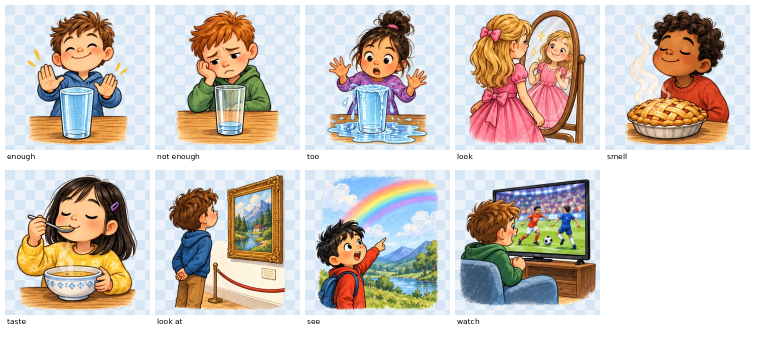
#> input picture tools/vocab-images/p4/preview/9.png, 1520 x 680 px, given in place of 9.webp, which was not available (shown at 1/2 size)
$ python ot_anny_2_19112026.py
#> lines starting #> are read from the running program, lines starting #| are printed output that depends on the picture
### builds/kartinki/gg1_12112026/listy.py
# -*- coding: utf-8 -*-
"""Составные листы GG1 из уже готовых картинок курса.

Генератору такие листы не поручаем (CLAUDE.md): ровную сетку и группу предметов
он не держит. Собираем скриптом из отдельных картинок, которые уже стоят в курсе.

python3.13 builds/kartinki/gg1_12112026/listy.py
"""
import os
from PIL import Image, ImageChops, ImageDraw, ImageFont

ROOT = os.path.dirname(os.path.dirname(os.path.dirname(os.path.dirname(os.path.abspath(__file__)))))
OUT = os.path.join(ROOT, 'builds', 'kartinki', 'gg1_12112026', 'listy')
os.makedirs(OUT, exist_ok=True)

FONT = '/usr/share/fonts/truetype/dejavu/DejaVuSans-Bold.ttf'


def podgotovit(path):
    """Отбелить фон и обрезать по содержимому.

    Отбеливаем ТОЛЬКО фон — заливкой от краёв. Сплошная проверка «светлый
    серый → белый» съедала блики на самом предмете: у слона на спине
    появлялись белые пятна.
    """
    im = Image.open(os.path.join(ROOT, path)).convert('RGB')
#> im is the input picture: PIL image 1520x680 RGB; mean R, G, B 208.1, 199.3, 192.2
    w, h = im.size
#> w = 1520; h = 680
    seeds = [(0, 0), (w - 1, 0), (0, h - 1), (w - 1, h - 1),
             (w // 2, 0), (w // 2, h - 1), (0, h // 2), (w - 1, h // 2)]
    for s in seeds:
        r, g, b = im.getpixel(s)
        if min(r, g, b) > 170:
            ImageDraw.floodfill(im, s, (255, 255, 255), thresh=45)
    bg = Image.new('RGB', im.size, 'white')
#> bg: PIL image 1520x680 RGB; every value is 255
    bbox = ImageChops.difference(im, bg).convert('L').point(lambda v: 255 if v > 8 else 0).getbbox()
#> bbox = (10, 10, 1500, 648)
    return im.crop(bbox) if bbox else im
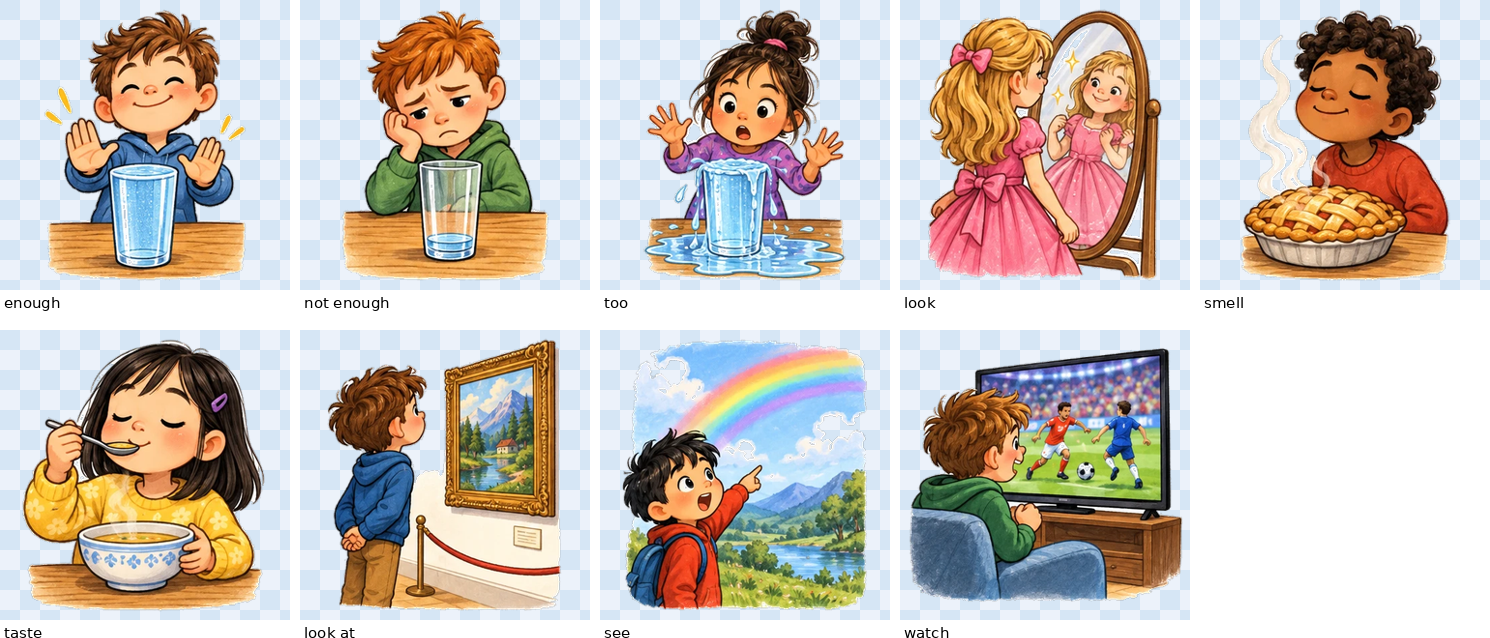
#> returned value: PIL image 1490x638 RGB; mean R, G, B 204, 194.4, 186.7


# [56 lines left out: functions strelka, list_setka, list_ryad_s_polkoy, not called in this run]


ZADANIYA = {
    # Ю5 ДЗ5 бл.2 (gaps): 1 — глаза, 2 — уши, 3 — нос. Подписи только цифрами,
    # английских слов на картинке быть не должно (ответ ребёнок пишет сам).
    'u5/senses_icons.webp': dict(
        files=['media/gg1/u4/body_eyes.webp', 'media/gg1/u4/body_ears.webp', 'media/gg1/u4/body_nose.webp'],
        cols=1, cell=380, nomera=True,
        # у «ушей» стрелки уже нарисованы в самой картинке — носу рисуем такую же
        strelki={'media/gg1/u4/body_nose.webp': ((0.16, 0.86), (0.40, 0.63))}),
    # Ю6 ДЗ1 бл.10 (task «Мой день»): картинка украшает задание.
    'u6/routine_icons.webp': dict(
        files=['media/gg1/u6/da_get_up.webp', 'media/gg1/u6/da_have_breakfast.webp',
               'media/gg1/u6/da_go_to_school.webp', 'media/gg1/u6/da_have_lessons.webp',
               'media/gg1/u6/da_do_homework.webp', 'media/gg1/u6/da_go_to_bed.webp'],
        cols=3, cell=400, nomera=False),
    # Ю7 ДЗ1 бл.11 (task «Загадка»): шесть диких животных курса.
    'u7/animals_collage.webp': dict(
        files=['media/gg1/u7/animal_elephant.webp', 'media/gg1/u7/animal_lion.webp',
               'media/gg1/u7/animal_giraffe.webp', 'media/gg1/u7/animal_crocodile.webp',
               'media/gg1/u7/animal_kangaroo.webp', 'media/gg1/u7/animal_tiger.webp'],
        cols=3, cell=400, nomera=False),
}

# Ю0 ДЗ3 бл.6 (hotspot «подпиши предметы»): пять предметов класса в ряд.
RYAD = {
    'u0/diagram_classroom.webp': ['media/gg1/u0/obj_bin.webp', 'media/gg1/u0/obj_board.webp',
                                  'media/gg1/u0/obj_chair.webp', 'media/gg1/u0/obj_clock.webp',
                                  'media/gg1/u0/obj_desk.webp'],
}

# [11 lines that do not run on import are left out]

### builds/kartinki/gg_16112026/ot_anny_2_19112026.py
# -*- coding: utf-8 -*-
"""Вторая партия картинок от Анны 19.11.2026 — в media/."""
import os, sys
from PIL import Image
sys.path.insert(0, 'builds/kartinki/gg1_12112026')
from listy import podgotovit

IMG = '/tmp/claude-0/-home-user-classroom/28688f32-2607-5bdf-bf1c-8d151d5e328a/images'
PARY = [
    ('9.webp',  'media/gg2/u1/dictionary.webp'),
    ('10.webp', 'media/gg2/u1/ruler.webp'),
    ('11.webp', 'media/gg2/u3/book_download_song.webp'),
    ('12.webp', 'media/gg2/u3/book_video_chat.webp'),
    ('13.webp', 'media/gg2/u3/camera.webp'),
]
for src, dst in PARY:
    im = podgotovit(os.path.join(IMG, src))
    p = int(max(im.size) * 0.06)
#> p = 89
    holst = Image.new('RGB', (im.width + 2*p, im.height + 2*p), 'white')
#> holst: PIL image 1668x816 RGB; every value is 255
    holst.paste(im, (p, p))
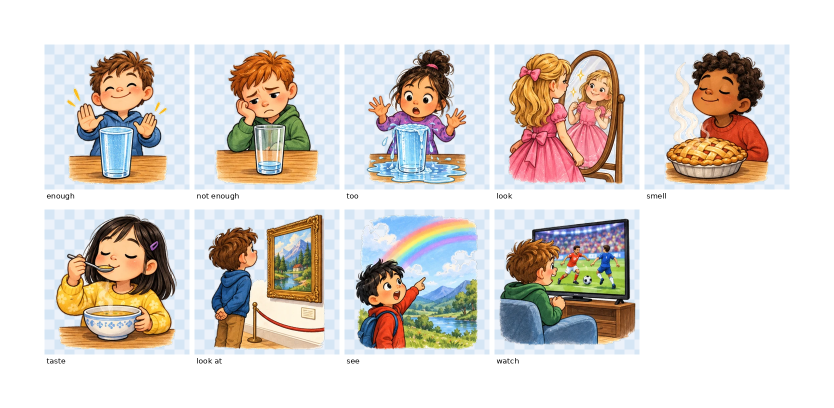
#> holst: PIL image 1668x816 RGB (shown at 1/2 size); mean R, G, B 219.4, 212.7, 207.3
    holst.thumbnail((760, 760), Image.LANCZOS)
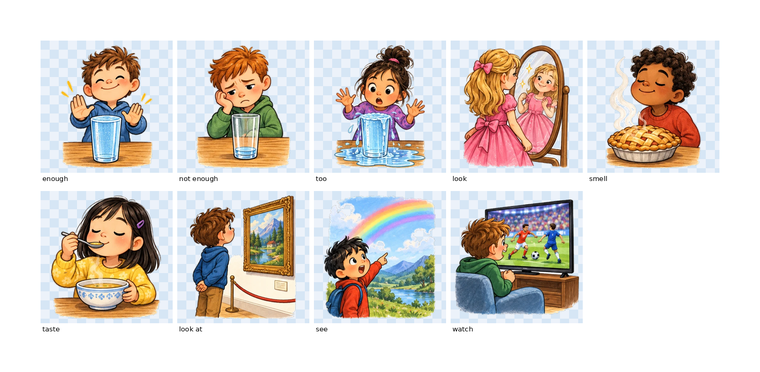
#> holst: PIL image 760x372 RGB; mean R, G, B 219.3, 212.7, 207.2
    holst.save(dst, 'WEBP', quality=90)
    print(dst, holst.size, os.path.getsize(dst)//1024, 'KB')
#| media/gg2/u1/dictionary.webp (760, 372) 61 KB
#> pass 2 of the loop `for src, dst in PARY:`:
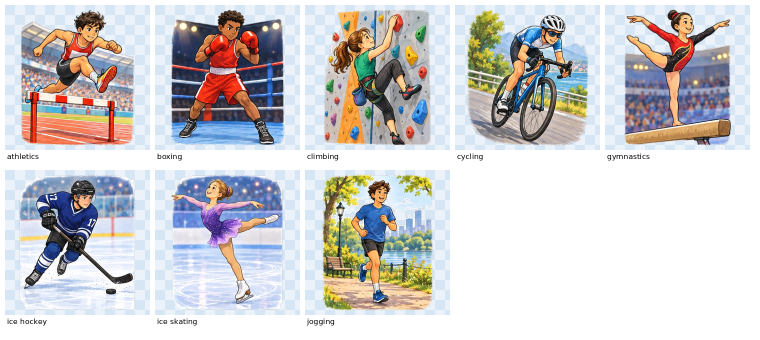
#> input picture tools/vocab-images/p4/preview/10.png, 1520 x 680 px, given in place of 10.webp, which was not available (shown at 1/2 size)
#> in podgotovit, im is the input picture: PIL image 1520x680 RGB; mean R, G, B 206.8, 205.4, 206.9
#> bbox = (10, 10, 1500, 651)
#> in podgotovit (call 2), `return im.crop(bbox) if bbox else im`:
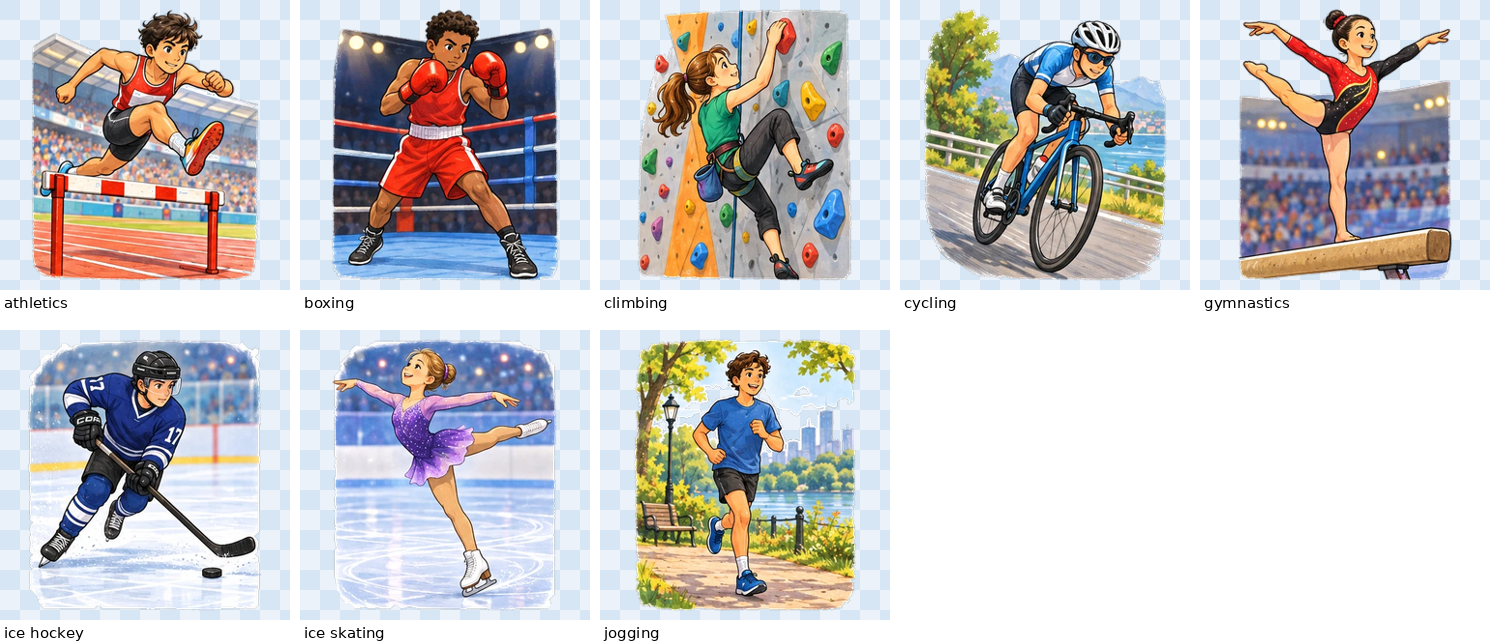
#> returned value: PIL image 1490x641 RGB; mean R, G, B 202.9, 201.3, 203
#> `holst.thumbnail((760, 760), Image.LANCZOS)`:
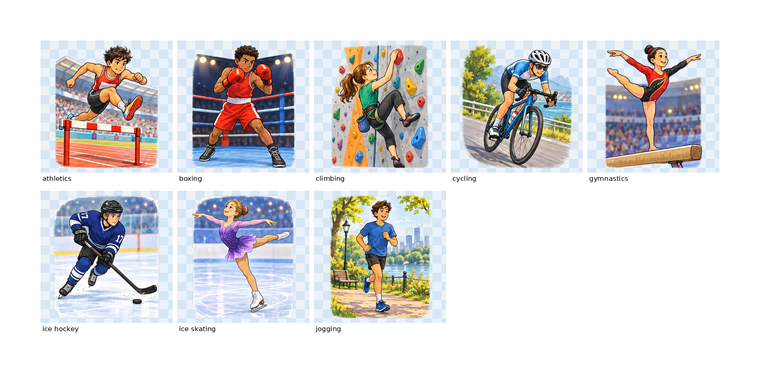
#> holst: PIL image 760x373 RGB; mean R, G, B 218.5, 217.4, 218.6
#| media/gg2/u1/ruler.webp (760, 373) 57 KB
#> pass 3 of the loop `for src, dst in PARY:`:
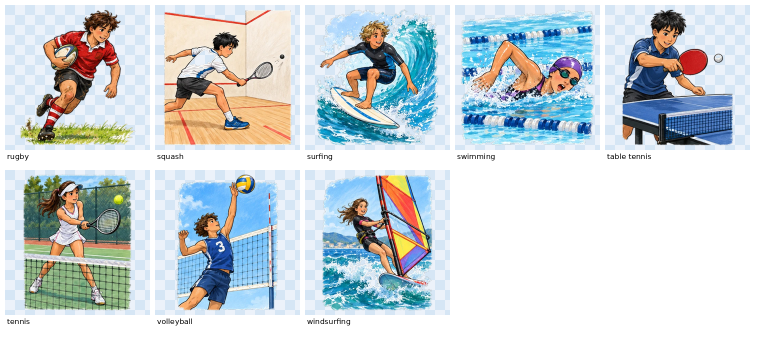
#> input picture tools/vocab-images/p4/preview/11.png, 1520 x 680 px, given in place of 11.webp, which was not available (shown at 1/2 size)
#> in podgotovit, im is the input picture: PIL image 1520x680 RGB; mean R, G, B 203.2, 211.8, 215.3
#> in podgotovit (call 3), `return im.crop(bbox) if bbox else im`:
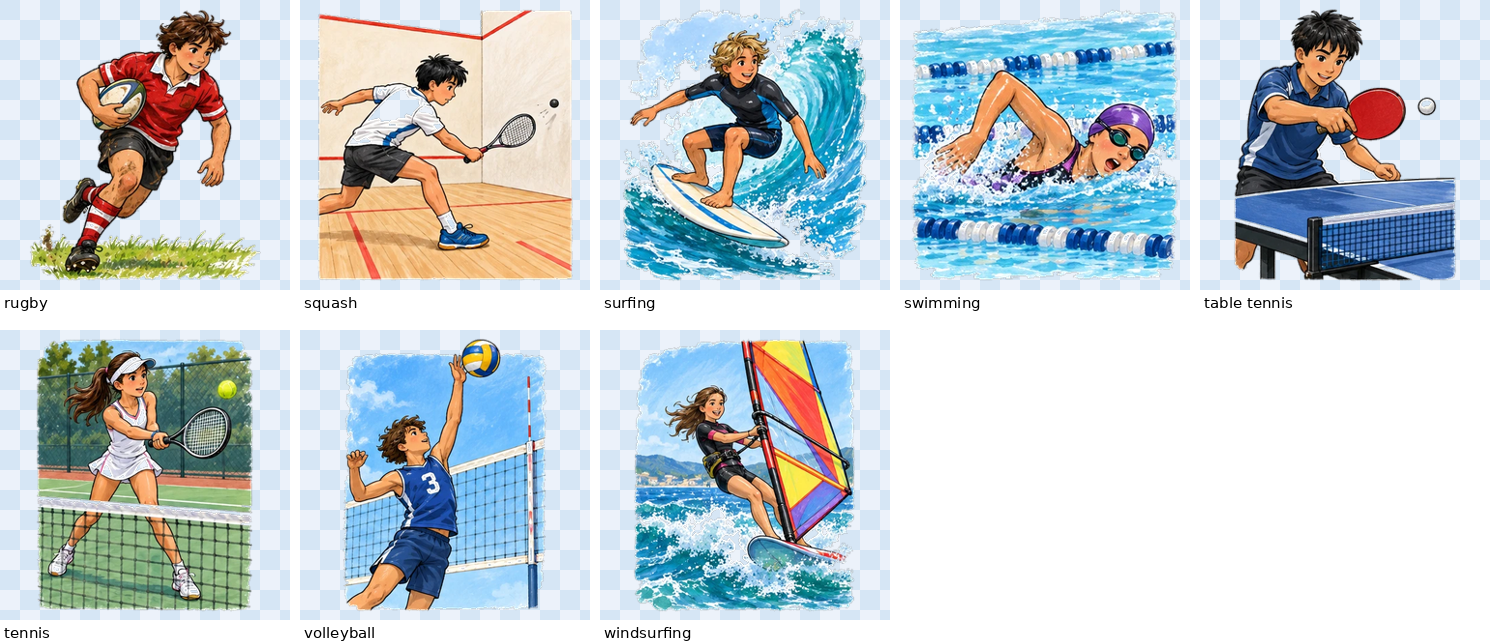
#> returned value: PIL image 1490x641 RGB; mean R, G, B 198.9, 208.2, 212.1
#> `holst.thumbnail((760, 760), Image.LANCZOS)`:
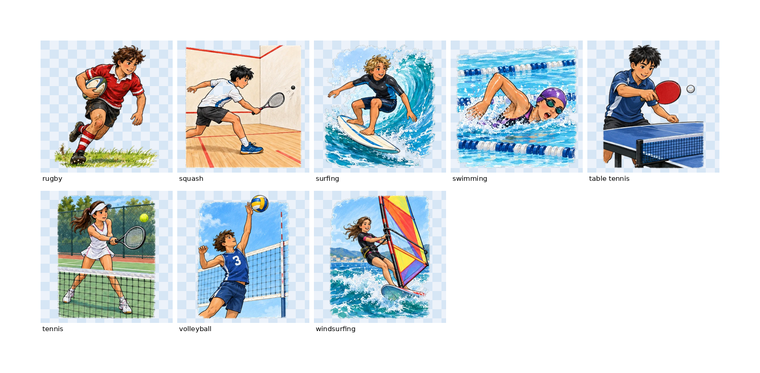
#> holst: PIL image 760x373 RGB; mean R, G, B 215.7, 222.3, 224.9
#| media/gg2/u3/book_download_song.webp (760, 373) 57 KB
#> the loop made 5 passes; the first 3 are shown
